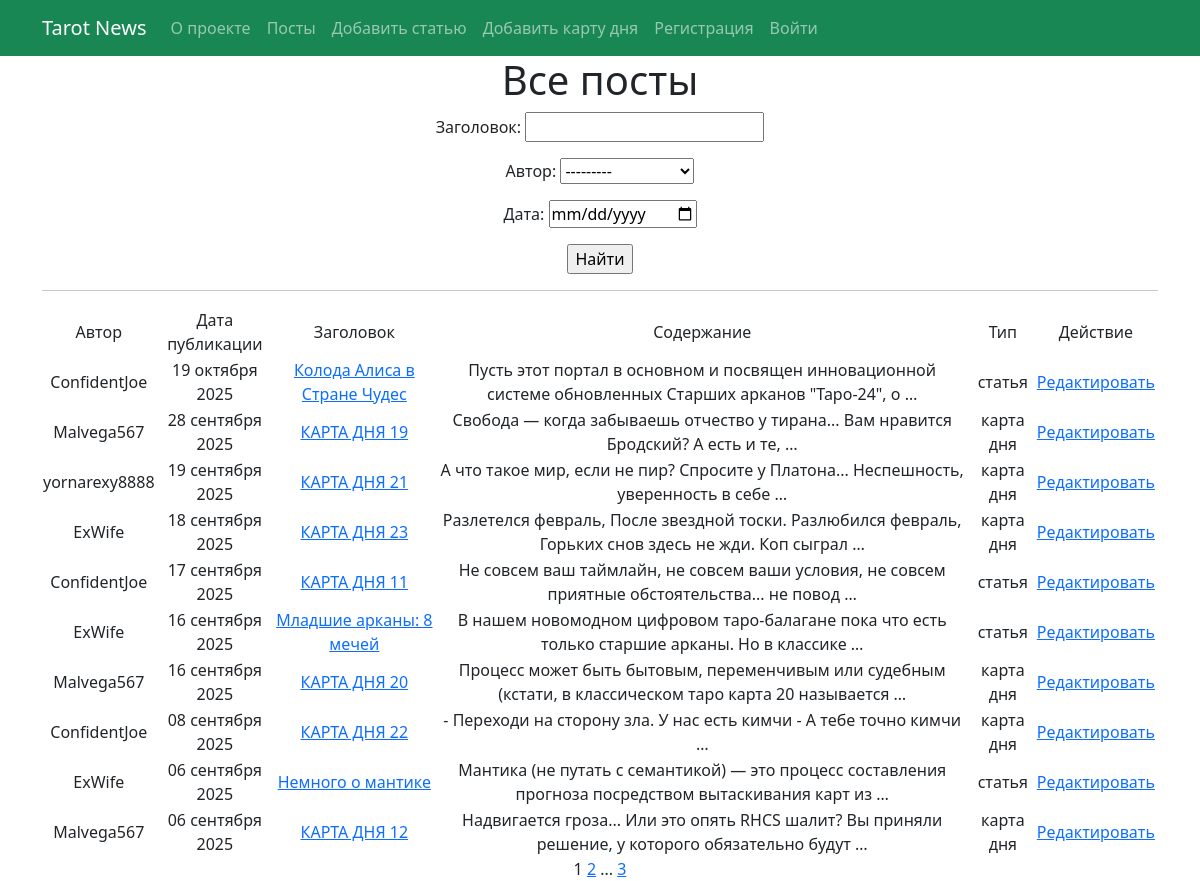
Page /post/ on the committed database.
### portal/models.py (models this page shows, shortened)
class Post(models.Model):
    article = 'AR'
    cart_of_the_day = 'CD'  # аналог новости
    TYPE_CHOICES = ((article, 'статья'), (cart_of_the_day, 'карта дня'))
    author = models.ForeignKey(Author, on_delete=models.CASCADE)
    post_type = models.CharField(max_length=2, choices=TYPE_CHOICES, default=cart_of_the_day)
    time_publication = models.DateTimeField(auto_now_add=True)
    category = models.ManyToManyField(Category, through='PostCategory')
    title = models.CharField(max_length=67)
    text = models.TextField()
    rating = models.IntegerField(default=0)

class Author(models.Model):
    user = models.OneToOneField(User, on_delete=models.CASCADE)
    rating = models.IntegerField(default=0)
    def __str__(self):
        return self.user.username

### portal/views.py (the view)
# urls.py: path('', PostsList.as_view(), name='post_list'),
class PostsList(ListView):
    model = Post
    ordering = '-time_publication'
    template_name = 'portal/post_list.html'
    context_object_name = 'posts'
    paginate_by = 10
    def get_queryset(self):
        queryset = super().get_queryset()
        self.filterset = PostFilter(self.request.GET, queryset)
        return self.filterset.qs
    def get_context_data(self, **kwargs):
        context = super().get_context_data(**kwargs)
        context['filterset'] = self.filterset
        return context

### portal/templatetags/custom_tags.py (called while the page is built)
@register.simple_tag(takes_context=True)
def url_replace(context, **kwargs):
   d = context['request'].GET.copy()
   for k, v in kwargs.items():
       d[k] = v
   return d.urlencode()

### templates/portal/post_list.html (shortened to what this page needs)
{% extends 'flatpages/default.html' %}
{% load custom_filters %}
{% load custom_tags %}
{% block content %}
    <h1>Все посты</h1>
       <form action="" method="get" cla
             ss="filter-form">
           {{ filterset.form.as_p }}
           <input type="submit" value="Найти" />
       </form>
       <hr>
       {% if posts %}
<table>
    <tr>
        <td>Автор</td>
        <td>Дата публикации</td>
        <td>Заголовок</td>
        <td>Содержание</td>
        <td>Тип</td>
        <td>Действие</td>
    </tr>
    {% for post in posts %}
    <tr>
        <td>{{ post.author.user.username }}</td>
        <td>{{ post.time_publication|date:"d E Y" }}</td>
        <td><a href="{% url 'post_detail' post.id %}">{{ post.title }}</a></td>
        <td>{{ post.text|truncatewords:14 }}</td>
        <td>{{ post.get_post_type_display }}</td>
        {% if post.post_type == 'AR' %}
        <td><a href="{% url 'article_update' post.id %}">Редактировать</a><td>
        {% else %}
        <td><a href="{% url 'cart_update' post.id %}">Редактировать</a><td>
        {% endif %}
    </tr>
    {% endfor %}
</table>
{% endif %}
   {{ page_obj.number }}
   {% if page_obj.has_next %}
       <a href="?{% url_replace page=page_obj.next_page_number %}">{{ page_obj.next_page_number }}</a>
       {% if paginator.num_pages != page_obj.next_page_number %}
           ...
           <a href="?{% url_replace page=page_obj.paginator.num_pages %}">{{ page_obj.paginator.num_pages }}</a>
       {% endif %}
   {% endif %}
{% endblock content %}

### rows in the picture
Post: author.user.username "ConfidentJoe", time_publication "19 октября 2025", title "Колода Алиса в Стране Чудес", text "Пусть этот портал в основном и посвящен инновационной системе обновленных Старших арканов \"Таро-24\", о …", post_type "статья", shows "Редактировать"
Post: author.user.username "Malvega567", time_publication "28 сентября 2025", title "КАРТА ДНЯ 19", text "Свобода — когда забываешь отчество у тирана... Вам нравится Бродский? А есть и те, …", post_type "карта дня", shows "Редактировать"
Post: author.user.username "yornarexy8888", time_publication "19 сентября 2025", title "КАРТА ДНЯ 21", text "А что такое мир, если не пир? Спросите у Платона... Неспешность, уверенность в себе …", post_type "карта дня", shows "Редактировать"
Post: author.user.username "ExWife", time_publication "18 сентября 2025", title "КАРТА ДНЯ 23", text "Разлетелся февраль, После звездной тоски. Разлюбился февраль, Горьких снов здесь не жди. Коп сыграл …", post_type "карта дня", shows "Редактировать"
Post: author.user.username "ConfidentJoe", time_publication "17 сентября 2025", title "КАРТА ДНЯ 11", text "Не совсем ваш таймлайн, не совсем ваши условия, не совсем приятные обстоятельства... не повод …", post_type "статья", shows "Редактировать"
Post: author.user.username "ExWife", time_publication "16 сентября 2025", title "Младшие арканы: 8 мечей", text "В нашем новомодном цифровом таро-балагане пока что есть только старшие арканы. Но в классике …", post_type "статья", shows "Редактировать"
Post: author.user.username "Malvega567", time_publication "16 сентября 2025", title "КАРТА ДНЯ 20", text "Процесс может быть бытовым, переменчивым или судебным (кстати, в классическом таро карта 20 называется …", post_type "карта дня", shows "Редактировать"
Post: author.user.username "ConfidentJoe", time_publication "08 сентября 2025", title "КАРТА ДНЯ 22", text "- Переходи на сторону зла. У нас есть кимчи - А тебе точно кимчи …", post_type "карта дня", shows "Редактировать"
Post: author.user.username "ExWife", time_publication "06 сентября 2025", title "Немного о мантике", text "Мантика (не путать с семантикой) — это процесс составления прогноза посредством вытаскивания карт из …", post_type "статья", shows "Редактировать"
Post: author.user.username "Malvega567", time_publication "06 сентября 2025", title "КАРТА ДНЯ 12", text "Надвигается гроза... Или это опять RHCS шалит? Вы приняли решение, у которого обязательно будут …", post_type "карта дня", shows "Редактировать"

### other values in the picture
{{ page_obj.number }} "1"
{{ page_obj.next_page_number }} "2"
{{ page_obj.paginator.num_pages }} "3"
